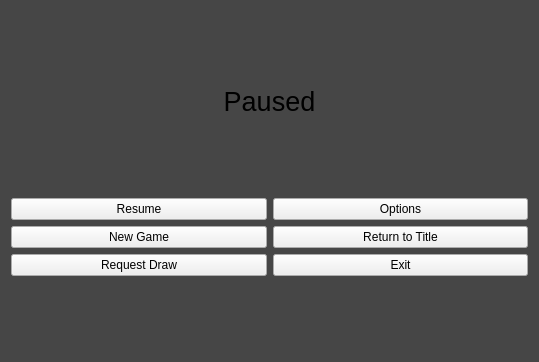
<?xml version="1.0" encoding="UTF-8"?>
<ui version="4.0">
 <class>PauseWindow</class>
 <widget class="QMainWindow" name="PauseWindow">
  <property name="geometry">
   <rect>
    <x>0</x>
    <y>0</y>
    <width>539</width>
    <height>362</height>
   </rect>
  </property>
  <property name="windowTitle">
   <string>PauseWindow</string>
  </property>
  <widget class="QWidget" name="centralWidget">
   <property name="sizePolicy">
    <sizepolicy hsizetype="Preferred" vsizetype="Preferred">
     <horstretch>0</horstretch>
     <verstretch>0</verstretch>
    </sizepolicy>
   </property>
   <property name="styleSheet">
    <string notr="true">QWidget#centralWidget{
background-color: rgba(0, 0, 0, 180)
}</string>
   </property>
   <layout class="QVBoxLayout" name="verticalLayout">
    <item>
     <spacer name="verticalSpacer">
      <property name="orientation">
       <enum>Qt::Vertical</enum>
      </property>
      <property name="sizeHint" stdset="0">
       <size>
        <width>20</width>
        <height>40</height>
       </size>
      </property>
     </spacer>
    </item>
    <item>
     <widget class="QLabel" name="label">
      <property name="font">
       <font>
        <pointsize>20</pointsize>
       </font>
      </property>
      <property name="text">
       <string>Paused</string>
      </property>
      <property name="alignment">
       <set>Qt::AlignCenter</set>
      </property>
     </widget>
    </item>
    <item>
     <spacer name="verticalSpacer_3">
      <property name="orientation">
       <enum>Qt::Vertical</enum>
      </property>
      <property name="sizeHint" stdset="0">
       <size>
        <width>20</width>
        <height>40</height>
       </size>
      </property>
     </spacer>
    </item>
    <item>
     <layout class="QHBoxLayout" name="horizontalLayout">
      <item>
       <layout class="QVBoxLayout" name="verticalLayout_3">
        <item>
         <widget class="QPushButton" name="resume">
          <property name="sizePolicy">
           <sizepolicy hsizetype="Minimum" vsizetype="Minimum">
            <horstretch>0</horstretch>
            <verstretch>0</verstretch>
           </sizepolicy>
          </property>
          <property name="minimumSize">
           <size>
            <width>0</width>
            <height>0</height>
           </size>
          </property>
          <property name="text">
           <string>Resume</string>
          </property>
         </widget>
        </item>
        <item>
         <widget class="QPushButton" name="NewGame">
          <property name="sizePolicy">
           <sizepolicy hsizetype="Preferred" vsizetype="Preferred">
            <horstretch>0</horstretch>
            <verstretch>0</verstretch>
           </sizepolicy>
          </property>
          <property name="text">
           <string>New Game</string>
          </property>
         </widget>
        </item>
        <item>
         <widget class="QPushButton" name="RequestDraw">
          <property name="sizePolicy">
           <sizepolicy hsizetype="Preferred" vsizetype="Preferred">
            <horstretch>0</horstretch>
            <verstretch>0</verstretch>
           </sizepolicy>
          </property>
          <property name="text">
           <string>Request Draw</string>
          </property>
         </widget>
        </item>
       </layout>
      </item>
      <item>
       <layout class="QVBoxLayout" name="verticalLayout_2">
        <item>
         <widget class="QPushButton" name="Options">
          <property name="sizePolicy">
           <sizepolicy hsizetype="Preferred" vsizetype="Preferred">
            <horstretch>0</horstretch>
            <verstretch>0</verstretch>
           </sizepolicy>
          </property>
          <property name="text">
           <string>Options</string>
          </property>
         </widget>
        </item>
        <item>
         <widget class="QPushButton" name="ReturnTitle">
          <property name="sizePolicy">
           <sizepolicy hsizetype="Preferred" vsizetype="Preferred">
            <horstretch>0</horstretch>
            <verstretch>0</verstretch>
           </sizepolicy>
          </property>
          <property name="text">
           <string>Return to Title</string>
          </property>
         </widget>
        </item>
        <item>
         <widget class="QPushButton" name="ExitGame">
          <property name="sizePolicy">
           <sizepolicy hsizetype="Preferred" vsizetype="Preferred">
            <horstretch>0</horstretch>
            <verstretch>0</verstretch>
           </sizepolicy>
          </property>
          <property name="text">
           <string>Exit</string>
          </property>
         </widget>
        </item>
       </layout>
      </item>
     </layout>
    </item>
    <item>
     <spacer name="verticalSpacer_2">
      <property name="orientation">
       <enum>Qt::Vertical</enum>
      </property>
      <property name="sizeHint" stdset="0">
       <size>
        <width>20</width>
        <height>40</height>
       </size>
      </property>
     </spacer>
    </item>
   </layout>
  </widget>
 </widget>
 <layoutdefault spacing="6" margin="11"/>
 <resources/>
 <connections>
  <connection>
   <sender>RequestDraw</sender>
   <signal>clicked()</signal>
   <receiver>PauseWindow</receiver>
   <slot>RequestDraw()</slot>
   <hints>
    <hint type="sourcelabel">
     <x>65</x>
     <y>315</y>
    </hint>
    <hint type="destinationlabel">
     <x>160</x>
     <y>123</y>
    </hint>
   </hints>
  </connection>
  <connection>
   <sender>Options</sender>
   <signal>clicked()</signal>
   <receiver>PauseWindow</receiver>
   <slot>Options()</slot>
   <hints>
    <hint type="sourcelabel">
     <x>495</x>
     <y>229</y>
    </hint>
    <hint type="destinationlabel">
     <x>457</x>
     <y>204</y>
    </hint>
   </hints>
  </connection>
  <connection>
   <sender>ExitGame</sender>
   <signal>clicked()</signal>
   <receiver>PauseWindow</receiver>
   <slot>ExitGame()</slot>
   <hints>
    <hint type="sourcelabel">
     <x>286</x>
     <y>296</y>
    </hint>
    <hint type="destinationlabel">
     <x>411</x>
     <y>312</y>
    </hint>
   </hints>
  </connection>
  <connection>
   <sender>resume</sender>
   <signal>clicked()</signal>
   <receiver>PauseWindow</receiver>
   <slot>Resume()</slot>
   <hints>
    <hint type="sourcelabel">
     <x>252</x>
     <y>229</y>
    </hint>
    <hint type="destinationlabel">
     <x>457</x>
     <y>104</y>
    </hint>
   </hints>
  </connection>
 </connections>
 <slots>
  <slot>RequestDraw()</slot>
  <slot>Options()</slot>
  <slot>ExitGame()</slot>
  <slot>Resume()</slot>
 </slots>
</ui>
